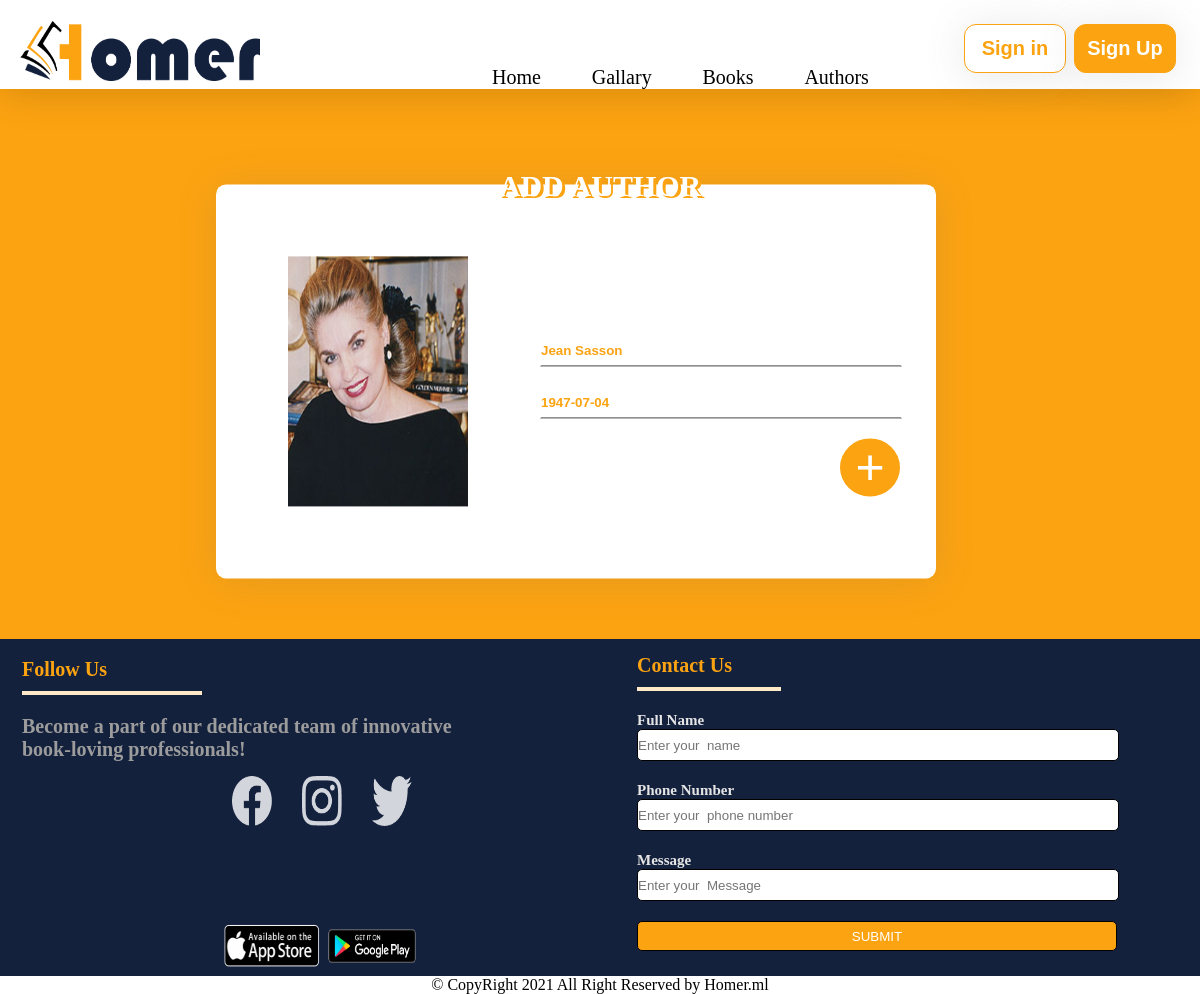
Page /updatA.php?id=17 on the committed database.
### tables this page shows
CREATE TABLE `author` (
  `ID` int(11) NOT NULL,
  `A_name` varchar(100) NOT NULL,
  `D_brith` date NOT NULL,
  `img` varchar(100) NOT NULL
);

### updatA.php (the view, shortened to what this page needs)
<?php
include 'connect.php';
$id = $_GET['id'];
$qry = mysqli_query($connect,"select * from author where ID=$id");
$data = mysqli_fetch_array($qry);
?>
<!DOCTYPE html>
<html>
<head>
    <link rel="stylesheet" type="text/css" href="styles/style.css">
	<link rel="stylesheet" href="styles/styles.css">
	<link rel="stylesheet" href="styles/footerf.css">
</head>
<body>
<header>
		<a href="index.php"><img class="logo" src="images/homer.png"></a>
		<div class="navcont navhide">
			<a href="index.php">Home</a>
			<a href="gallery.php">Gallary</a>
			<a href="bookadd.php">Books</a>
			<a href="authoradd.php">Authors</a>
		</div>
		<div class="login navhide">
			<button class="in">Sign in</button>
			<button class="up">Sign Up</button>
		</div>
	</header>
<section class="bod">
	<h2 class="titleadd">ADD AUTHOR</h2>
	<div class="Add">
			<img src="<?php echo $data['img']?>" id="addpc" onclick="upld()">
		<form  name="authorform" onsubmit="validation();" class="athform" style="margin-top: 150px;"  action="<?php echo $_SERVER['PHP_SELF']; ?>"  method="post" enctype="multipart/form-data">
			<div class="inp">
				<input type="text" id="fullname" name="athorname" placeholder="Full NAME" value="<?php echo $data['A_name']?>">
			</div>
			<div class="inp">
                <input type="text" id="birthd" name="bithd" placeholder="DATE OF BIRTH" onfocus="(this.type='date')" onblur="(this.type='text')" value="<?php echo $data['D_brith']?>">
			</div>
			<div class="btn">
				<button name="submit">+</button>
			</div>
		</form>
		</div>
</section>
<footer>
        <div class="follow">
            <h3>Follow Us</h3>
            <p>Become a part of our dedicated team of innovative<br> book-loving professionals!</p>
            <div class="social">
                <img src="images/facebook.png">
                <img src="images/instagram.png">
                <img src="images/twitter.png">
            </div>
            <div class="app">
                <img src="images/as.png" alt="appstore">
                <img src="images/ps.png" alt="playstore">
            </div>
        </div>
            <form class="contact"><h3>Contact Us</h3>
                <div>
                    <label for="name">Full Name</label>
                    <input type="text" id="name" placeholder="Enter your  name">
                </div>
                <div>
                <label for="phone">Phone Number</label>
                <input type="text" id="phone" placeholder="Enter your  phone number">
                </div>
                <div>
                    <label for="message">Message</label>
                <input type="text" id="message" placeholder="Enter your  Message">
                </div>
                <button class="sub">SUBMIT</button>
            </form>
    </footer>
    <div class="cp">&copy; CopyRight 2021 All Right Reserved by Homer.ml</div>
</body>
</html>

### styles/style.css (style rules this page uses)
* { margin: 0; padding: 0; }
body { background: #fca311; }
header { display: -webkit-box; display: -ms-flexbox; display: flex; -webkit-box-orient: horizontal; -webkit-box-direction: normal; -ms-flex-direction: row; flex-direction: row; -ms-flex-line-pack: center; align-content: center; background: #fff; padding: 20px; -webkit-box-shadow: 0px 3px 40px rgba(0, 0, 0, 0.16); box-shadow: 0px 3px 40px rgba(0, 0, 0, 0.16); padding-bottom: 0; font-family: "Javanese Text"; }
header .logo { margin-top: 0.5%; width: 240px; height: 60px; }
header .navcont { position: relative; margin-left: 10%; margin-top: 4%; width: 60%; }
header a { color: #000; text-decoration: none; padding-right: 10%; font-size: 20px; }
header .login { display: -webkit-box; display: -ms-flexbox; display: flex; -webkit-box-orient: horizontal; -webkit-box-direction: normal; -ms-flex-direction: row; flex-direction: row; }
header .login button { width: 110px; height: 49px; border-radius: 12px; background: #fff; margin: 2%; border: 1px solid #fca311; -webkit-box-shadow: 0px 3px 40px rgba(114, 114, 114, 0.16); box-shadow: 0px 3px 40px rgba(114, 114, 114, 0.16); font-weight: bold; font-size: 20px; }
header .login button.in { color: #fca311; background-color: white; }
header .login button.up { background-color: #fca311; color: white; }
h2 { text-align: center; color: #fff; position: relative; z-index: 100; font-size: 30px; margin-top: 80px; text-shadow: 3px 2px #fca311; margin-bottom: -58px; }
.Add, .Addart { background-color: white; width: 60%; -webkit-box-shadow: 0px 3px 40px rgba(114, 114, 114, 0.16); box-shadow: 0px 3px 40px rgba(114, 114, 114, 0.16); border-radius: 10px; display: -webkit-box; display: -ms-flexbox; display: flex; -webkit-box-pack: center; -ms-flex-pack: center; justify-content: center; -ms-flex-line-pack: center; align-content: center; margin-bottom: 100px; -webkit-transform: translate(30%, 10%); transform: translate(30%, 10%); z-index: 1; }
.Add #addpc, .Addart #addpc { width: 25%; height: 250px; margin: 10%; }
.Add form, .Addart form { width: 70%; margin-top: 10%; margin-right: 5%; }
.Add form div input, .Add form div select, .Addart form div input, .Addart form div select { border: 1px solid white; border-bottom: 1px solid #474646; width: 100%; height: 30px; margin-bottom: 20px; color: #fca311; font-weight: bold; }
.Add form div.inp input::placeholder, .Addart form div.inp input::placeholder { color: #fca311; font-weight: bold; }
.Add form div.btn button, .Addart form div.btn button { border-radius: 50%; background-color: #fca311; color: white; border: none; font-size: 50px; float: right; width: 60px; }

### styles/styles.css (style rules this page uses)
header { display: -webkit-box; display: -ms-flexbox; display: flex; -webkit-box-orient: horizontal; -webkit-box-direction: normal; -ms-flex-direction: row; flex-direction: row; -ms-flex-line-pack: center; align-content: center; background: #fff; padding: 20px; -webkit-box-shadow: 0px 3px 40px rgba(0, 0, 0, 0.16); box-shadow: 0px 3px 40px rgba(0, 0, 0, 0.16); padding-bottom: 0; font-family: "Javanese Text"; }
header .logo { margin-top: 0.5%; width: 240px; height: 60px; }
header .navcont { position: relative; margin-left: 10%; margin-top: 4%; width: 60%; }
header a { color: #000; text-decoration: none; padding-right: 10%; font-size: 20px; }
header .login { display: -webkit-box; display: -ms-flexbox; display: flex; -webkit-box-orient: horizontal; -webkit-box-direction: normal; -ms-flex-direction: row; flex-direction: row; }
header .login button { width: 110px; height: 49px; border-radius: 12px; background: #fff; margin: 2%; border: 1px solid #fca311; -webkit-box-shadow: 0px 3px 40px rgba(114, 114, 114, 0.16); box-shadow: 0px 3px 40px rgba(114, 114, 114, 0.16); font-weight: bold; font-size: 20px; }
header .login button.in { color: #fca311; background-color: white; }
header .login button.up { background-color: #fca311; color: white; }
* { padding: 0; margin: 0; }
* { outline: none !important; }

### rows in the picture
author: img (picture), athorname "Jean Sasson", bithd "1947-07-04"
